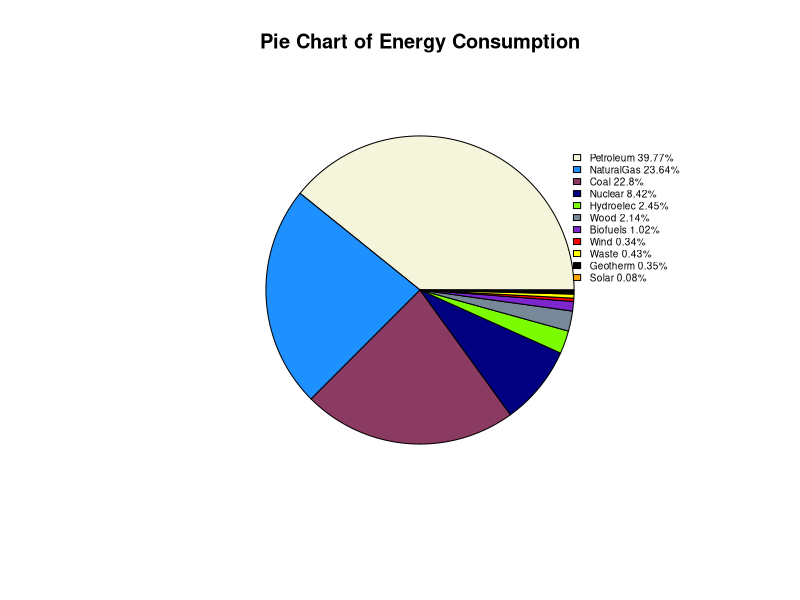

Recreate this plot in R.
# Statistics for Management and Economics by Gerald Keller
# Chapter 2: Graphical Descriptive Techniques I
# Example 2.2 on Pg 24
# Energy Consumption in the United States in 2007 


data1_source <- c("Petroleum", "NaturalGas", "Coal", "Nuclear", "Hydroelec", 
                  "Wood", "Biofuels", "Wind", "Waste", "Geotherm", "Solar")
data1_BTU <- c(39.77, 23.64, 22.8, 8.42, 2.45, 2.14, 1.02, 0.34, 0.43, 0.35, 0.08)

dev.off()

# the appropriate graphical technique, in describing the proportion of total energy consumption by all sources, 
# is a pie-chart.
# pie-chart using pie() function
colors <- c("beige", "dodgerblue", "hotpink4", "navy", "lawngreen", "lightslategrey", "purple3", "red", "yellow", "black", "orange")
lbls <- paste(data1_BTU,"%", sep="")
pie_legend <- paste(data1_source, lbls)
pie(data1_BTU, main ="Pie Chart of Energy Consumption", cex=0.7, col=colors, labels = NA)
legend(x=0.75,y=0.75,legend =pie_legend, fill=colors, bty="n", cex=0.6)


#End
